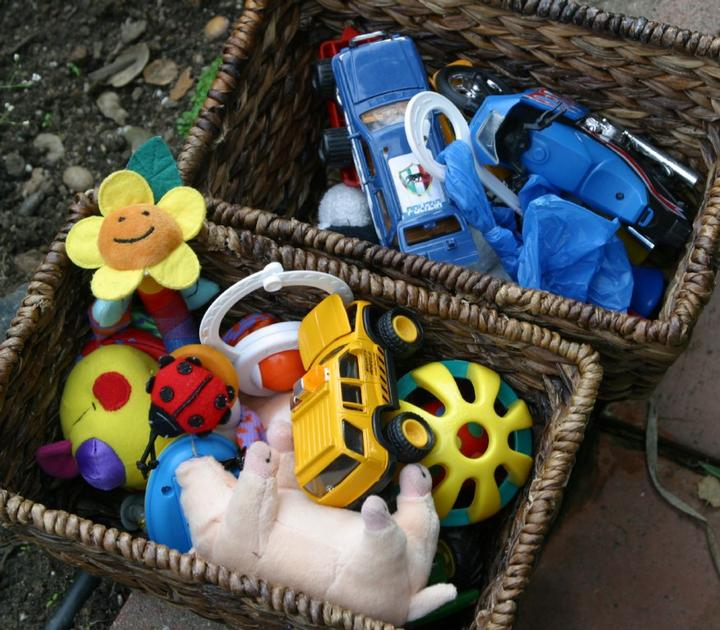
%> input picture Code/matlab/SS/samplepics/1.jpg, 720 x 630 px; its folder holds only this picture in this run
$ octave sigdemo.m   (GNU Octave 9; MATLAB toolbox functions it lacks are replaced by stand-ins)
%> lines starting %> are read from the running program, lines starting %| are printed output that depends on the picture
### Code/matlab/SS/signatureSal.m
function outMap = signatureSal( img , param )

%
%  inputs:
%     img    : either matrix of intensities or filename
%     param  : optional parameters, should have fields as set in default_signature_param
%
%  output
%     outMap : a saliency map for the image
%
%
%  This algorithm is described in the following paper:
%  "Image Signature: Highlighting sparse salient regions", by Xiaodi Hou, Jonathan Harel, and Christof Koch.
%  IEEE Transactions on Pattern Analysis and Machine Intelligence, 2011.
%
%  Coding by Xiaodi Hou and Jonathan Harel, 2011
%
%  License: Code may be copied & used for any purposes as long as the use is acknowledged and cited.
%

% read in file if img is filename
if ( strcmp(class(img),'char') == 1 ) img = imread(img); end

% convert to double if image is uint8
if ( strcmp(class(img),'uint8') == 1 ) img = double(img)/255; end

if ( ~exist( 'param' , 'var' ) )
  param = default_signature_param;
end

imgSize = size(img);
scaleRZ = param.mapWidth/size(img, 2);
img = imresize(img, scaleRZ);

numChannels = size( img , 3  );

if ( numChannels == 3 )

  if ( isequal( lower(param.colorChannels) , 'lab' ) )

    labT = makecform('srgb2lab');
    tImg = applycform(img, labT);

  elseif ( isequal( lower(param.colorChannels) , 'rgb' ) )

    tImg = img;

  elseif ( isequal( lower(param.colorChannels) , 'dkl' ) )

    tImg = rgb2dkl( img );

  end

else

  tImg = img;

end

cSalMap = zeros(size(img));

for i = 1:numChannels
  cSalMap(:,:,i) = idct2(sign(dct2(tImg(:,:,i)))).^2;
end

outMap = mean(cSalMap, 3);

if ( param.blurSigma > 0 )
  kSize = size(outMap,2) * param.blurSigma;
  outMap = imfilter(outMap, fspecial('gaussian', round([kSize, kSize]*4), kSize));
end

if ( param.resizeToInput )
  outMap = imresize( outMap , [ size(img,1) size(img,2) ] );
end

outMap = mynorm( outMap , param );
outMap = imresize(outMap, imgSize(1:2));

### Code/matlab/SS/mynorm.m
function map = mynorm(map,param)

if ( param.subtractMin )
  map = mat2gray(map);
else
  map = map / max(map(:));
end

### Code/matlab/SS/show_imgnmap2.m
function show_imgnmap2( img , smap )

%
% originally part of GBVS code by Jonathan Harel
% http://www.klab.caltech.edu/~harel/share/gbvs.php
%

smap = mat2gray( imresize(smap,[size(img,1) size(img,2)]) );
imshow(heatmap_overlay( img , smap ));

### Code/matlab/SS/heatmap_overlay.m
function omap = heatmap_overlay( img , heatmap, colorfun )

%
% originally part of GBVS code by Jonathan Harel
% http://www.klab.caltech.edu/~harel/share/gbvs.php
%
% special thanks to Alex G. Huth for readability of this code.
%

% img = image on which to overlay heatmap
% heatmap = the heatmap
% (optional) colorfunc .. this can be 'jet' , or 'hot' , or 'flag'


if ( strcmp(class(img),'char') == 1 ) img = imread(img); end
if ( strcmp(class(img),'uint8') == 1 ) img = double(img)/255; end

szh = size(heatmap);
szi = size(img);

if ( (szh(1)~=szi(1)) | (szh(2)~=szi(2)) )
  heatmap = imresize( heatmap , [ szi(1) szi(2) ] , 'bicubic' );
end

if ( size(img,3) == 1 )
  img = repmat(img,[1 1 3]);
end

if ( nargin == 2 )
    colorfun = 'jet';
end
colorfunc = eval(sprintf('%s(50)',colorfun));

heatmap = double(heatmap) / max(heatmap(:));
omap = 0.8*(1-repmat(heatmap.^0.8,[1 1 3])).*double(img)/max(double(img(:))) + repmat(heatmap.^0.8,[1 1 3]).* shiftdim(reshape( interp2(1:3,1:50,colorfunc,1:3,1+49*reshape( heatmap , [ prod(size(heatmap))  1 ] ))',[ 3 size(heatmap) ]),1);
omap = real(omap);

### Code/matlab/SS/default_signature_param.m
function param = default_signature_param()

%
% most important parameter. determines channels to use
% there are 3 options: LAB, DKL, RGB
%
param.colorChannels = 'LAB';

%
% signature output must be blurred
% (expressed as fraction of image width)
%
param.blurSigma = .045;

%
% size of the underlying saliency map
%
param.mapWidth = 64;

%
% resize saliency map to image input
% note: can be slow; turn off for faster performance.
%
param.resizeToInput = 1;

%
% for normalization
%
param.subtractMin = 1;

### Code/matlab/SS/sigdemo.m

%
%  This code demonstrates how to compute a saliency map using the Image Signature
%

close all;
clc;

figure;

numImgs = 5;

for imgNum = 1 : numImgs

  fprintf('Computing saliency maps for sample image %d...\n', imgNum);

  img = imread(sprintf('samplepics/%d.jpg',imgNum));
%> img is the input picture: size 630x720x3 uint8; mean R, G, B 84, 82, 72.9

  labMap = signatureSal( img );
%> in signatureSal, `img = imresize(img, scaleRZ);`:
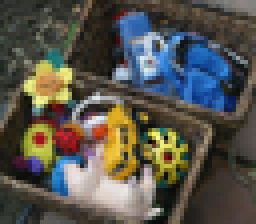
%> img: size 56x64x3 double (shown 4 times larger); mean R, G, B 0.329, 0.321, 0.286; drawn with min black and max white
%> in signatureSal, `tImg = applycform(img, labT);`: tImg: size 56x64x3 double; mean of channels 1, 2, 3 34.4, 2, 5.7
%> after the loop in signatureSal, `for i = 1:numChannels`: cSalMap: size 56x64x3 double; mean of channels 1, 2, 3 1, 1, 1
%> in signatureSal, `outMap = imfilter(outMap, fspecial('gaussian', round([kSize, kSize]*4)..`:
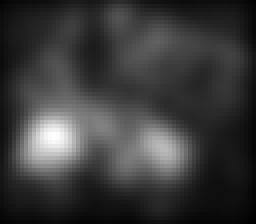
%> outMap: size 56x64 double (shown 4 times larger); min 0.0824, max 3.9, mean 0.966; drawn with min black and max white

  paramRGB = default_signature_param;
  paramRGB.colorChannels = 'rgb';

  rgbMap = signatureSal( img , paramRGB );
%> after the loop in signatureSal (call 2), `for i = 1:numChannels`:
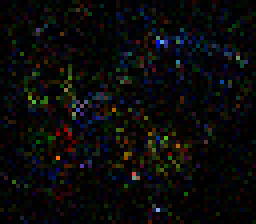
%> cSalMap: size 56x64x3 double (shown 4 times larger); mean R, G, B 1, 1, 1; drawn with min black and max white
%> in signatureSal (call 2), `outMap = mean(cSalMap, 3);`:
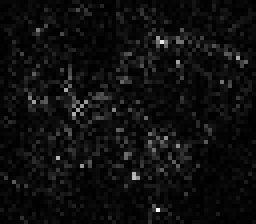
%> outMap: size 56x64 double (shown 4 times larger); min 0.00165, max 17.21, mean 1; drawn with min black and max white
%> in signatureSal (call 2), `outMap = imfilter(outMap, fspecial('gaussian', round([kSize, kSize]*4)..`:
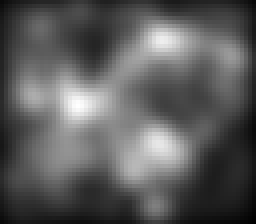
%> outMap: size 56x64 double (shown 4 times larger); min 0.0764, max 2.53, mean 0.959; drawn with min black and max white

  rgbMap = signatureSal( img , paramRGB );


  clf;
  subplot(1,2,1);
  show_imgnmap2( img , labMap );
%> in heatmap_overlay, `omap = 0.8*(1-repmat(heatmap.^0.8,[1 1 3])).*double(img)/max(double(im..`:
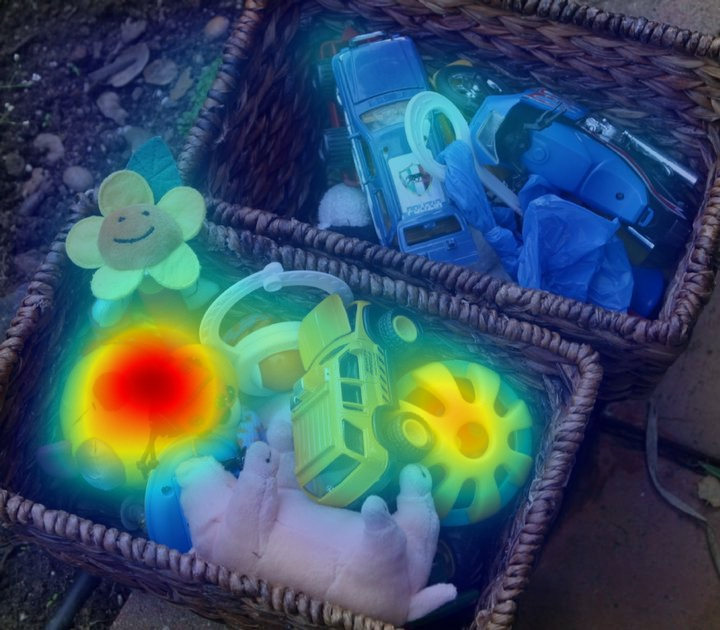
%> omap: size 630x720x3 double; mean R, G, B 0.229, 0.327, 0.396
  title( sprintf('Sample Image %d: Image Signature - LAB', imgNum ) );

  subplot(1,2,2);
  show_imgnmap2( img , rgbMap );
%> in heatmap_overlay (call 2), `omap = 0.8*(1-repmat(heatmap.^0.8,[1 1 3])).*double(img)/max(double(im..`:
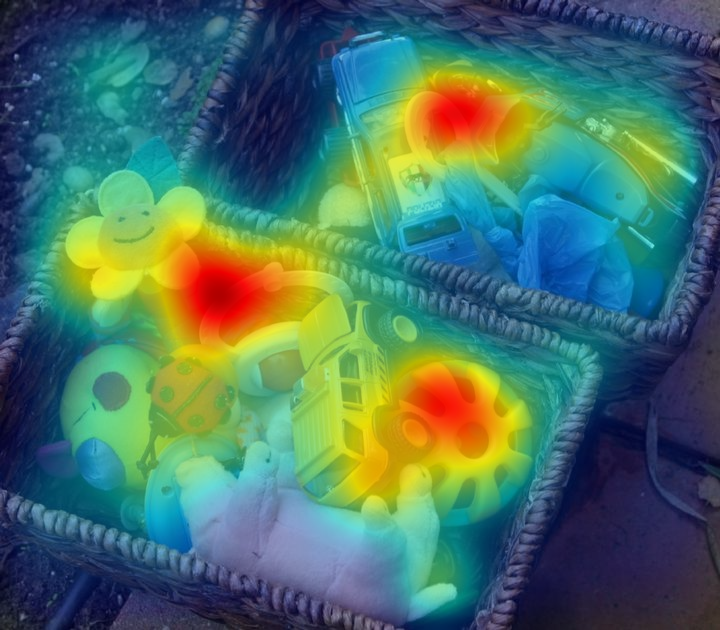
%> omap: size 630x720x3 double; mean R, G, B 0.293, 0.449, 0.398
%> (the run ends here)
